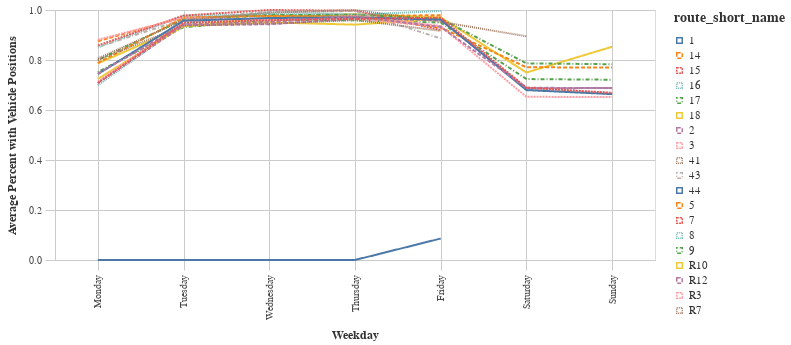

Here is the notebook cell this chart was saved with:
### Code cell
line = alt.Chart(route_weekday).mark_line().encode(
    x=alt.X('weekday', title=_dla_utils.labeling('weekday'),  sort=cats_day),
    y=alt.Y('avg', title=('Average Percent with Vehicle Positions')),
    color='route_short_name',
    strokeDash='route_short_name',
)
line_chart = styleguide.preset_chart_config(line)
line_chart = _dla_utils.add_tooltip(line_chart, 'route_short_name', 'avg')
line_chart.properties(width=600)

### Figure 1 — Vega-Lite specification as saved in the notebook (floating-point values rounded to 4 significant figures)
{"config": {"view": {"continuousWidth": 400, "continuousHeight": 300}, "axis": {"domainColor": "#cbcbcb", "grid": true, "gridColor": "#cbcbcb", "gridWidth": 1, "labelColor": "#474747", "labelFont": "Nunito Sans", "labelFontSize": 10, "labelPadding": 4, "tickColor": "#cbcbcb", "tickSize": 10, "titleColor": "#333", "titleFont": "Raleway", "titleFontSize": 12, "titlePadding": 10}, "axisBand": {"grid": false}, "background": "white", "font": "Raleway", "header": {"labelFont": "Nunito Sans", "titleFont": "Raleway"}, "legend": {"labelColor": "#333", "labelFont": "Nunito Sans", "labelFontSize": 11, "labelLimit": 0, "padding": 1, "symbolSize": 30, "symbolType": "square", "titleColor": "#333", "titleFont": "Raleway", "titleFontSize": 14, "titlePadding": 10}, "title": {"anchor": "middle", "font": "Raleway", "fontSize": 18, "fontWeight": 300, "offset": 20}}, "data": {"name": "data-6291b399967b07e1a305447e09030830"}, "mark": "line", "encoding": {"color": {"field": "route_short_name", "type": "nominal"}, "strokeDash": {"field": "route_short_name", "type": "nominal"}, "tooltip": [{"field": "route_short_name", "title": "Route Short Name", "type": "nominal"}, {"field": "avg", "title": "Avg", "type": "quantitative"}], "x": {"field": "weekday", "sort": ["Monday", "Tuesday", "Wednesday", "Thursday", "Friday", "Saturday", "Sunday"], "title": "Weekday", "type": "nominal"}, "y": {"field": "avg", "title": "Average Percent with Vehicle Positions", "type": "quantitative"}}, "height": 250, "width": 600, "$schema": "https://vega.github.io/schema/vega-lite/v4.17.0.json", "datasets": {"data-6291b399967b07e1a305447e09030830": [{"route_short_name": "8", "weekday": "Monday", "avg": 0.6988}, {"route_short_name": "18", "weekday": "Monday", "avg": 0.7865}, {"route_short_name": "5", "weekday": "Monday", "avg": 0.8753}, {"route_short_name": "16", "weekday": "Monday", "avg": 0.8504}, {"route_short_name": "9", "weekday": "Monday", "avg": 0.7519}, {"route_short_name": "44", "weekday": "Monday", "avg": 0.0}, {"route_short_name": "15", "weekday": "Monday", "avg": 0.858}, {"route_short_name": "R10", "weekday": "Monday", "avg": 0.7242}, {"route_short_name": "17", "weekday": "Monday", "avg": 0.7993}, {"route_short_name": "43", "weekday": "Monday", "avg": 0.8527}, {"route_short_name": "2", "weekday": "Monday", "avg": 0.7081}, {"route_short_name": "14", "weekday": "Monday", "avg": 0.7878}, {"route_short_name": "R3", "weekday": "Monday", "avg": 0.8808}, {"route_short_name": "41", "weekday": "Monday", "avg": 0.8061}, {"route_short_name": "3", "weekday": "Monday", "avg": 0.7132}, {"route_short_name": "R7", "weekday": "Monday", "avg": 0.7999}, {"route_short_name": "1", "weekday": "Monday", "avg": 0.7436}, {"route_short_name": "R12", "weekday": "Monday", "avg": 0.7452}, {"route_short_name": "7", "weekday": "Monday", "avg": 0.7083}, {"route_short_name": "R7", "weekday": "Tuesday", "avg": 0.9375}, {"route_short_name": "43", "weekday": "Tuesday", "avg": 0.9619}, {"route_short_name": "2", "weekday": "Tuesday", "avg": 0.939}, {"route_short_name": "41", "weekday": "Tuesday", "avg": 0.9599}, {"route_short_name": "18", "weekday": "Tuesday", "avg": 0.9352}, {"route_short_name": "44", "weekday": "Tuesday", "avg": 0.0}, {"route_short_name": "5", "weekday": "Tuesday", "avg": 0.9706}, {"route_short_name": "17", "weekday": "Tuesday", "avg": 0.963}, {"route_short_name": "3", "weekday": "Tuesday", "avg": 0.9513}, {"route_short_name": "R3", "weekday": "Tuesday", "avg": 0.9699}, {"route_short_name": "8", "weekday": "Tuesday", "avg": 0.9433}, {"route_short_name": "16", "weekday": "Tuesday", "avg": 0.9766}, {"route_short_name": "1", "weekday": "Tuesday", "avg": 0.9569}, {"route_short_name": "9", "weekday": "Tuesday", "avg": 0.9315}, {"route_short_name": "15", "weekday": "Tuesday", "avg": 0.9777}, {"route_short_name": "R12", "weekday": "Tuesday", "avg": 0.9421}, {"route_short_name": "7", "weekday": "Tuesday", "avg": 0.9486}, {"route_short_name": "R10", "weekday": "Tuesday", "avg": 0.9359}, {"route_short_name": "14", "weekday": "Tuesday", "avg": 0.9693}, {"route_short_name": "7", "weekday": "Wednesday", "avg": 0.9592}, {"route_short_name": "R3", "weekday": "Wednesday", "avg": 0.9576}, {"route_short_name": "R12", "weekday": "Wednesday", "avg": 0.9519}, {"route_short_name": "43", "weekday": "Wednesday", "avg": 0.9938}, {"route_short_name": "9", "weekday": "Wednesday", "avg": 0.9589}, {"route_short_name": "44", "weekday": "Wednesday", "avg": 0.0}, {"route_short_name": "8", "weekday": "Wednesday", "avg": 0.9939}, {"route_short_name": "5", "weekday": "Wednesday", "avg": 0.9773}, {"route_short_name": "3", "weekday": "Wednesday", "avg": 0.9674}, {"route_short_name": "R10", "weekday": "Wednesday", "avg": 0.9505}, {"route_short_name": "41", "weekday": "Wednesday", "avg": 0.9887}, {"route_short_name": "R7", "weekday": "Wednesday", "avg": 0.9451}, {"route_short_name": "14", "weekday": "Wednesday", "avg": 0.9763}, {"route_short_name": "16", "weekday": "Wednesday", "avg": 0.9839}, {"route_short_name": "2", "weekday": "Wednesday", "avg": 0.9431}, {"route_short_name": "15", "weekday": "Wednesday", "avg": 1.0}, {"route_short_name": "17", "weekday": "Wednesday", "avg": 0.9796}, {"route_short_name": "1", "weekday": "Wednesday", "avg": 0.968}, {"route_short_name": "18", "weekday": "Wednesday", "avg": 0.9693}, {"route_short_name": "8", "weekday": "Thursday", "avg": 0.983}, {"route_short_name": "7", "weekday": "Thursday", "avg": 0.9648}, {"route_short_name": "16", "weekday": "Thursday", "avg": 0.9808}, {"route_short_name": "17", "weekday": "Thursday", "avg": 0.9812}, {"route_short_name": "R10", "weekday": "Thursday", "avg": 0.9414}, {"route_short_name": "5", "weekday": "Thursday", "avg": 0.9771}, {"route_short_name": "R3", "weekday": "Thursday", "avg": 0.9769}, {"route_short_name": "18", "weekday": "Thursday", "avg": 0.9826}, {"route_short_name": "44", "weekday": "Thursday", "avg": 0.0}, {"route_short_name": "14", "weekday": "Thursday", "avg": 0.9736}, {"route_short_name": "1", "weekday": "Thursday", "avg": 0.9704}, {"route_short_name": "43", "weekday": "Thursday", "avg": 0.9958}, {"route_short_name": "9", "weekday": "Thursday", "avg": 0.9588}, {"route_short_name": "2", "weekday": "Thursday", "avg": 0.9643}, {"route_short_name": "41", "weekday": "Thursday", "avg": 1.0}, {"route_short_name": "15", "weekday": "Thursday", "avg": 0.9972}, {"route_short_name": "R7", "weekday": "Thursday", "avg": 0.9598}, {"route_short_name": "R12", "weekday": "Thursday", "avg": 0.9739}, {"route_short_name": "3", "weekday": "Thursday", "avg": 0.9632}, {"route_short_name": "R12", "weekday": "Friday", "avg": 0.9322}, {"route_short_name": "16", "weekday": "Friday", "avg": 0.996}, {"route_short_name": "9", "weekday": "Friday", "avg": 0.9499}, {"route_short_name": "R10", "weekday": "Friday", "avg": 0.9652}, {"route_short_name": "15", "weekday": "Friday", "avg": 0.9202}, {"route_short_name": "1", "weekday": "Friday", "avg": 0.9617}, {"route_short_name": "8", "weekday": "Friday", "avg": 0.96}, {"route_short_name": "14", "weekday": "Friday", "avg": 0.9298}, {"route_short_name": "R3", "weekday": "Friday", "avg": 0.9356}, {"route_short_name": "18", "weekday": "Friday", "avg": 0.9707}, {"route_short_name": "5", "weekday": "Friday", "avg": 0.9789}, {"route_short_name": "44", "weekday": "Friday", "avg": 0.08586}, {"route_short_name": "2", "weekday": "Friday", "avg": 0.9594}, {"route_short_name": "R7", "weekday": "Friday", "avg": 0.9165}, {"route_short_name": "43", "weekday": "Friday", "avg": 0.8863}, {"route_short_name": "3", "weekday": "Friday", "avg": 0.935}, {"route_short_name": "41", "weekday": "Friday", "avg": 0.9528}, {"route_short_name": "17", "weekday": "Friday", "avg": 0.9652}, {"route_short_name": "7", "weekday": "Friday", "avg": 0.9691}, {"route_short_name": "R12", "weekday": "Saturday", "avg": 0.6891}, {"route_short_name": "14", "weekday": "Saturday", "avg": 0.7709}, {"route_short_name": "1", "weekday": "Saturday", "avg": 0.6796}, {"route_short_name": "8", "weekday": "Saturday", "avg": 0.6834}, {"route_short_name": "9", "weekday": "Saturday", "avg": 0.7237}, {"route_short_name": "3", "weekday": "Saturday", "avg": 0.6529}, {"route_short_name": "41", "weekday": "Saturday", "avg": 0.8947}, {"route_short_name": "2", "weekday": "Saturday", "avg": 0.6865}, {"route_short_name": "7", "weekday": "Saturday", "avg": 0.6893}, {"route_short_name": "18", "weekday": "Saturday", "avg": 0.7499}, {"route_short_name": "17", "weekday": "Saturday", "avg": 0.7866}, {"route_short_name": "7", "weekday": "Sunday", "avg": 0.6686}, {"route_short_name": "9", "weekday": "Sunday", "avg": 0.7211}, {"route_short_name": "18", "weekday": "Sunday", "avg": 0.8531}, {"route_short_name": "R12", "weekday": "Sunday", "avg": 0.6874}, {"route_short_name": "1", "weekday": "Sunday", "avg": 0.6635}, {"route_short_name": "2", "weekday": "Sunday", "avg": 0.6881}, {"route_short_name": "8", "weekday": "Sunday", "avg": 0.6683}, {"route_short_name": "14", "weekday": "Sunday", "avg": 0.7697}, {"route_short_name": "17", "weekday": "Sunday", "avg": 0.7831}, {"route_short_name": "3", "weekday": "Sunday", "avg": 0.6516}]}}
